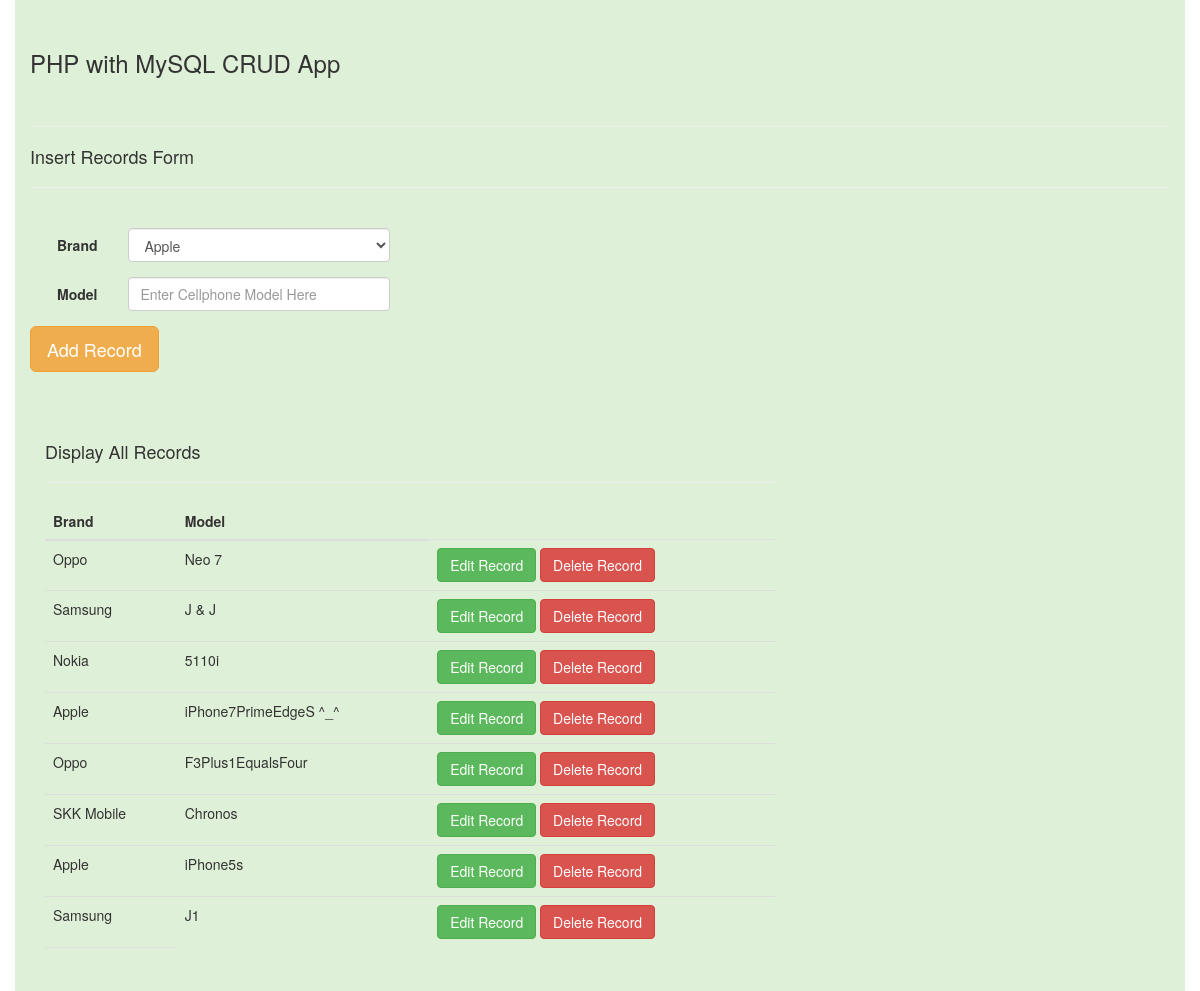
The app's page /home.php with its own data.
### tables this page shows
CREATE TABLE IF NOT EXISTS `info` (
  `entry_no` int(11) NOT NULL AUTO_INCREMENT,
  `brand` varchar(40) DEFAULT NULL,
  `model` varchar(40) DEFAULT NULL,
  PRIMARY KEY (`entry_no`)
);

### home.php (the view, shortened to what this page needs)
<!DOCTYPE html>
<html lang="en">
<head>
     <link href="bootstrap/css/bootstrap.min.css" rel="stylesheet">
  </head>
  <body>
  <?php
    include('dbconnect.php');
    $query = "SELECT * FROM info ORDER BY entry_no DESC";
    $result = mysqli_query($conn, $query);
  ?>
  <div class="container bg-success" style="padding-top:30px;padding-bottom:30px">
  <h3>PHP with MySQL CRUD App</h3>
  <br>
  <hr>
  <h4>Insert Records Form</h4>
  <hr>
  <br>
  <div class="row">
  <div class="col-sm-4">
  <form role="form" class="form-horizontal" action="insert.php" method="post">
  <div class="form-group">
  <label for="brand" class="col-sm-3 control-label">Brand</label>
  <div class="col-sm-9">
  <select class="form-control" name="brand">
  <option>Apple</option>
  </select>
  </div>
  </div>
  <div class="form-group">
  <label for="model" class="col-sm-3 control-label">Model</label>
  <div class="col-sm-9">
  <input type="text" name="model" class="form-control" placeholder="Enter Cellphone Model Here">
  </div>
  </div>
  <button type="button" class="btn btn-warning btn-lg" data-toggle="modal" data-target="#myModal">
  Add Record
</button>
  </div>
  </div>
<div class="col-sm-8 ; table-responsive">
<br>
<br>
<br>
<h4>Display All Records</h4>
<hr>
  <table class="table" style="text-align: left">
  <thead>
  <tr>
  <th>Brand</th>
  <th>Model</th>
  </tr>
  </thead>
  <tbody>
  <?php
  while ($row = mysqli_fetch_assoc($result)) {
  ?>
  <tr>
  <td><?php echo $row['brand']; ?></td>
  <td><?php echo $row['model']; ?></td>
  <td>
  <a href="edit.php?entry_no=<?php echo $row['entry_no']; ?>" class="btn btn-success" role="button">Edit Record</a>
  <a href="deleterecord.php?entry_no=<?php echo $row['entry_no']; ?>" class="btn btn-danger" role="button" onClick="return confirm('Are You Sure You Want to Delete This Record?')">Delete Record</a>
  </td>
  </tr>
  <?php
  }
  ?>
  <tr>
  <td>
  </td>
  </tr>
  </div>
  </div>
  </body>
</html>

### records on screen
info: brand "Oppo", model "Neo 7"
info: brand "Samsung", model "J & J"
info: brand "Nokia", model "5110i"
info: brand "Apple", model "iPhone7PrimeEdgeS ^_^"
info: brand "Oppo", model "F3Plus1EqualsFour"
info: brand "SKK Mobile", model "Chronos"
info: brand "Apple", model "iPhone5s"
info: brand "Samsung", model "J1"
